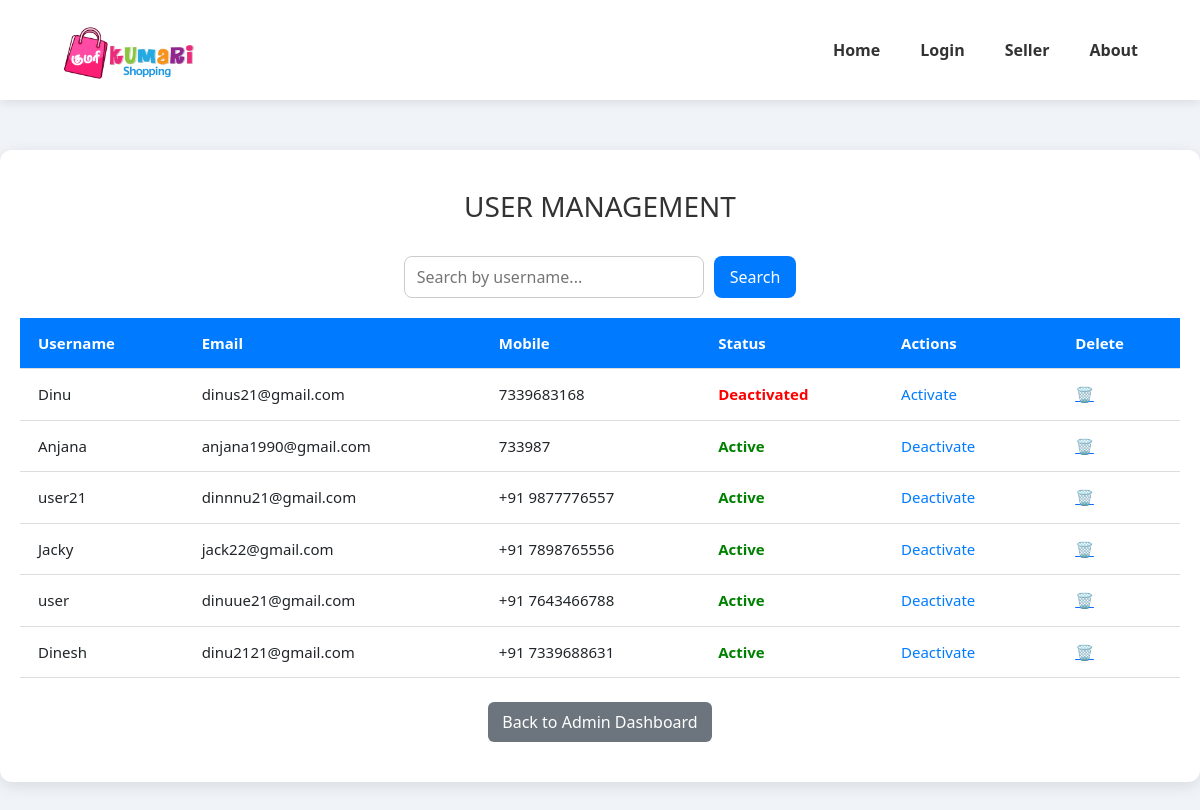
Page /admin-dashboard/user/ on the committed database.
### accounts/models.py (models this page shows, shortened)
class CustomUser(AbstractUser):
    user_role=(
        ('user','User'),
        ('seller','Seller'),
        ('admin','Admin'),
    )
    user_type= models.CharField(max_length=10,choices=user_role,default='user')
    user_profile=models.ImageField(
        upload_to='user_images',
        default='null',
        blank=False,
        validators=[FileExtensionValidator(allowed_extensions=['jpg', 'jpeg', 'png', 'svg','webp'])]
        )
    seller_profile=models.ImageField(
        upload_to='seller_images',
        default='null',
        blank=False,
        validators=[FileExtensionValidator(allowed_extensions=['jpg', 'jpeg', 'png', 'svg','webp'])]
        )
    mobile = models.CharField(
        max_length=14,
        unique=True,
        validators=[RegexValidator(r'^\+91\s?\d{10}$', 'Enter a valid mobile number with country code.')],
        verbose_name='Mobile Number'
    )
    address = models.TextField(
        max_length=150,
        blank=False,
        verbose_name='Address'
    )
    username = models.CharField(
        max_length=150,  # You can change this if needed
        unique=True,
        blank=False,
        null=False,
        validators=[RegexValidator(r'^[a-zA-Z][a-zA-Z0-9]*$','Username only starts with alphabetic characters')]
    )
    first_name = models.CharField(
        max_length=50,
        blank=False,
        validators=[RegexValidator(r'^[a-zA-Z]+$', 'Only alphabetic characters are allowed.')]
    )
    last_name = models.CharField(
        max_length=50,
        blank=False,
        validators=[RegexValidator(r'^[a-zA-Z]+$', 'Only alphabetic characters are allowed.')]
        )
    email = models.EmailField(
        blank=False,
        unique=True)
    is_active = models.BooleanField(default=True)
    objects = CustomUserManager()
    USERNAME_FIELD = 'username'
    REQUIRED_FIELDS = ['mobile']

### admin_dashboard/views.py (the view)
# urls.py: path('user/',views.user,name='user'),
def user(request):
    q_user = request.GET.get('q')
    users = CustomUser.objects.filter(user_type='user')
    if q_user:
        users = users.filter(username__icontains=q_user)
    for user in users:
        if q_user:
            pattern = re.compile(re.escape(q_user), re.IGNORECASE)
            highlighted = pattern.sub(
                lambda m: f'<span style="background-color: yellow;">{m.group(0)}</span>',
                user.username
            )
            user.highlighted_username = mark_safe(highlighted)
        else:
            user.highlighted_username = user.username
    return render(request, 'admin-user.html', {'users': users})

### templates/admin-user.html (shortened to what this page needs)
{% extends "base.html" %}
{% load static %}
{% block content %}
<div class="container">
    <h3>USER MANAGEMENT</h3> <br>
  <form method="get">
    <input type="text" name="q" placeholder="Search by username..." value="{{ request.GET.q }}">
    <button type="submit">Search</button>
  </form>
  <table>
    <tr>
      <th>Username</th>
      <th>Email</th>
      <th>Mobile</th>
      <th>Status</th>
      <th>Actions</th>
      <th>Delete</th>
    </tr>
    {% for user in users %}
    <tr>
        <td>{{ user.highlighted_username | safe }}</td>
        <td>{{ user.email }}</td>
        <td>{{ user.mobile }}</td>
        <td>
            {% if user.is_active %}
            <span style="color: green; font-weight: bold;">Active</span>
            {% else %}
            <span style="color: red; font-weight: bold;">Deactivated</span>
            {% endif %}
        </td>
        <td class="action-links">
            {% if user.is_active %}
            <a href="{% url 'deactivate_user' user.id %}">Deactivate</a>
            {% else %}
            <a href="{% url 'activate_user' user.id %}">Activate</a>
            {% endif %}
        </td>
        <td>
            <a href="{% url 'delete_user' user.id %}">🗑️</a>
        </td>
    </tr>
    {% empty %}
      <tr>
        <td colspan="5" class="no-results">No users found.</td>
      </tr>
    {% endfor %}
  </table> <br>
  <div style="text-align: center;">
  <a href="{% url 'admin_dashboard' %}" class="back-button">Back to Admin Dashboard</a>
  </div>
</div>
{% endblock %}

### static/css/style.css (style rules this page uses)
body { margin: 0; padding: 0; height: 100%; }

### templates/navbar.html (style rules this page uses)
button { padding: 6px 14px; background-color: #007bff; color: white; border: none; font-size: 16px; border-radius: 8px; cursor: pointer; transition: background-color 0.3s; }

### templates/admin-user.html (style rules this page uses)
body { font-family: 'Segoe UI', sans-serif; background-color: #f0f4f8; }
.container { max-width: 1200px; margin: 150px auto; padding: 20px; background-color: white; border-radius: 12px; box-shadow: 0 4px 15px rgba(0,0,0,0.1); }
h3 { margin-top: 20px; color: #333; text-align: center; }
form { display: flex; justify-content: center; margin-bottom: 20px; gap: 10px; }
input[type="text"] { padding: 8px 12px; width: 300px; border: 1px solid #ccc; border-radius: 8px; transition: border-color 0.3s; }
button { padding: 8px 16px; background-color: #007bff; color: white; border: none; border-radius: 8px; cursor: pointer; transition: background-color 0.3s; }
table { width: 100%; border-collapse: collapse; margin-top: 10px; }
th, td { padding: 14px 18px; text-align: left; font-size: 15px; border-bottom: 1px solid #ddd; }
th { background-color: #007bff; color: white; }
.action-links a { color: #007bff; text-decoration: none; margin-right: 10px; }
.back-button { display: inline-block; margin-bottom: 20px; background-color: #6c757d; color: white; padding: 8px 14px; border-radius: 6px; text-decoration: none; font-weight: 500; transition: background-color 0.3s; }

### rows in the picture
CustomUser: highlighted_username "Dinu", email "dinus21@gmail.com", mobile "7339683168", is_active "Deactivated"
CustomUser: highlighted_username "Anjana", email "anjana1990@gmail.com", mobile "733987", is_active "Active"
CustomUser: highlighted_username "user21", email "dinnnu21@gmail.com", mobile "+91 9877776557", is_active "Active"
CustomUser: highlighted_username "Jacky", email "jack22@gmail.com", mobile "+91 7898765556", is_active "Active"
CustomUser: highlighted_username "user", email "dinuue21@gmail.com", mobile "+91 7643466788", is_active "Active"
CustomUser: highlighted_username "Dinesh", email "dinu2121@gmail.com", mobile "+91 7339688631", is_active "Active"
